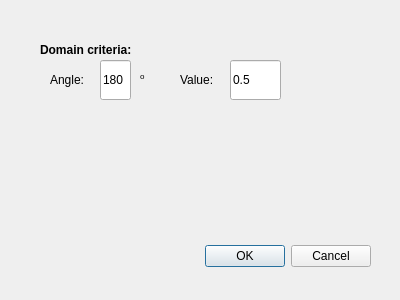
<?xml version="1.0" encoding="UTF-8"?>
<ui version="4.0">
 <class>DomainCriteria</class>
 <widget class="QDialog" name="DomainCriteria">
  <property name="geometry">
   <rect>
    <x>0</x>
    <y>0</y>
    <width>400</width>
    <height>300</height>
   </rect>
  </property>
  <property name="windowTitle">
   <string>Dialog</string>
  </property>
  <widget class="QDialogButtonBox" name="buttonBox">
   <property name="geometry">
    <rect>
     <x>30</x>
     <y>240</y>
     <width>341</width>
     <height>32</height>
    </rect>
   </property>
   <property name="orientation">
    <enum>Qt::Horizontal</enum>
   </property>
   <property name="standardButtons">
    <set>QDialogButtonBox::Cancel|QDialogButtonBox::Ok</set>
   </property>
  </widget>
  <widget class="QLineEdit" name="domainStdAngle_LE">
   <property name="geometry">
    <rect>
     <x>100</x>
     <y>60</y>
     <width>31</width>
     <height>40</height>
    </rect>
   </property>
   <property name="minimumSize">
    <size>
     <width>0</width>
     <height>40</height>
    </size>
   </property>
   <property name="text">
    <string>180</string>
   </property>
  </widget>
  <widget class="QLabel" name="label_5">
   <property name="geometry">
    <rect>
     <x>180</x>
     <y>60</y>
     <width>41</width>
     <height>40</height>
    </rect>
   </property>
   <property name="minimumSize">
    <size>
     <width>0</width>
     <height>40</height>
    </size>
   </property>
   <property name="text">
    <string>Value:</string>
   </property>
  </widget>
  <widget class="QLabel" name="label_4">
   <property name="geometry">
    <rect>
     <x>50</x>
     <y>60</y>
     <width>41</width>
     <height>40</height>
    </rect>
   </property>
   <property name="minimumSize">
    <size>
     <width>0</width>
     <height>40</height>
    </size>
   </property>
   <property name="text">
    <string>Angle:</string>
   </property>
  </widget>
  <widget class="QLineEdit" name="domainStdValue_LE">
   <property name="geometry">
    <rect>
     <x>230</x>
     <y>60</y>
     <width>51</width>
     <height>40</height>
    </rect>
   </property>
   <property name="minimumSize">
    <size>
     <width>0</width>
     <height>40</height>
    </size>
   </property>
   <property name="text">
    <string>0.5</string>
   </property>
  </widget>
  <widget class="QLabel" name="label_3">
   <property name="geometry">
    <rect>
     <x>40</x>
     <y>30</y>
     <width>151</width>
     <height>40</height>
    </rect>
   </property>
   <property name="minimumSize">
    <size>
     <width>0</width>
     <height>40</height>
    </size>
   </property>
   <property name="font">
    <font>
     <weight>75</weight>
     <bold>true</bold>
    </font>
   </property>
   <property name="text">
    <string>Domain criteria:</string>
   </property>
  </widget>
  <widget class="QLabel" name="label_7">
   <property name="geometry">
    <rect>
     <x>140</x>
     <y>60</y>
     <width>20</width>
     <height>40</height>
    </rect>
   </property>
   <property name="minimumSize">
    <size>
     <width>0</width>
     <height>40</height>
    </size>
   </property>
   <property name="text">
    <string>&lt;html&gt;&lt;head/&gt;&lt;body&gt;&lt;p&gt;&lt;span style=&quot; vertical-align:super;&quot;&gt;o&lt;/span&gt;&lt;/p&gt;&lt;/body&gt;&lt;/html&gt;</string>
   </property>
  </widget>
 </widget>
 <resources/>
 <connections>
  <connection>
   <sender>buttonBox</sender>
   <signal>accepted()</signal>
   <receiver>DomainCriteria</receiver>
   <slot>accept()</slot>
   <hints>
    <hint type="sourcelabel">
     <x>248</x>
     <y>254</y>
    </hint>
    <hint type="destinationlabel">
     <x>157</x>
     <y>274</y>
    </hint>
   </hints>
  </connection>
  <connection>
   <sender>buttonBox</sender>
   <signal>rejected()</signal>
   <receiver>DomainCriteria</receiver>
   <slot>reject()</slot>
   <hints>
    <hint type="sourcelabel">
     <x>316</x>
     <y>260</y>
    </hint>
    <hint type="destinationlabel">
     <x>286</x>
     <y>274</y>
    </hint>
   </hints>
  </connection>
 </connections>
</ui>
